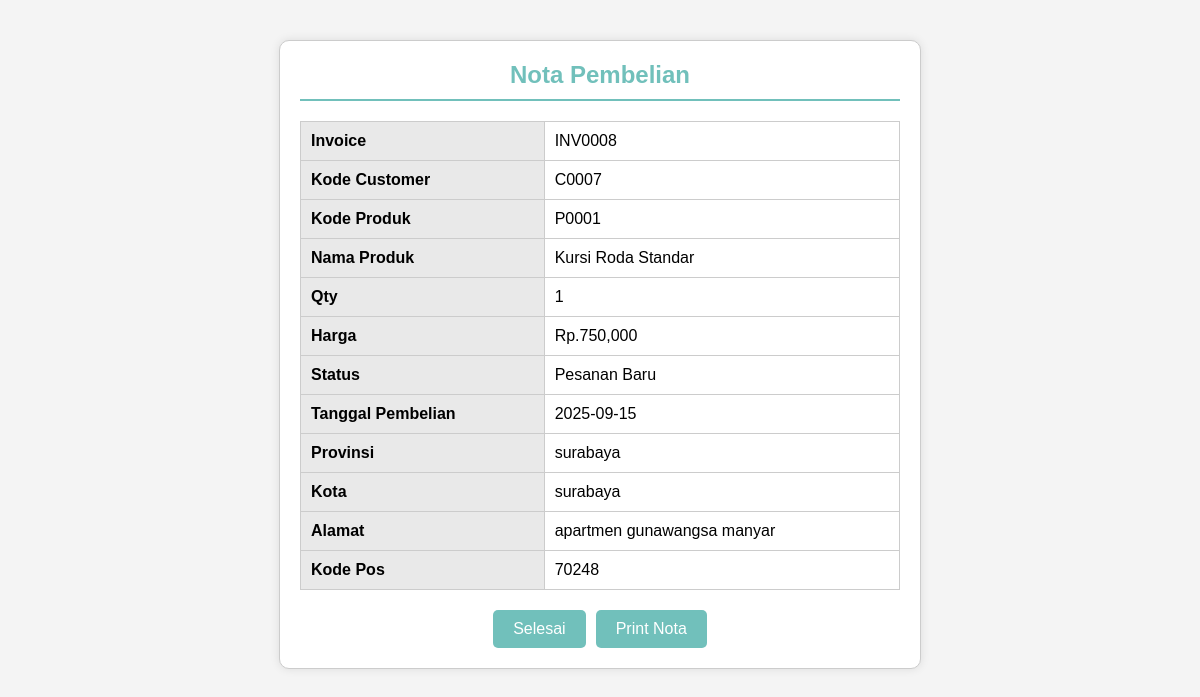
The page /proses/nota.php on the database as committed earlier.
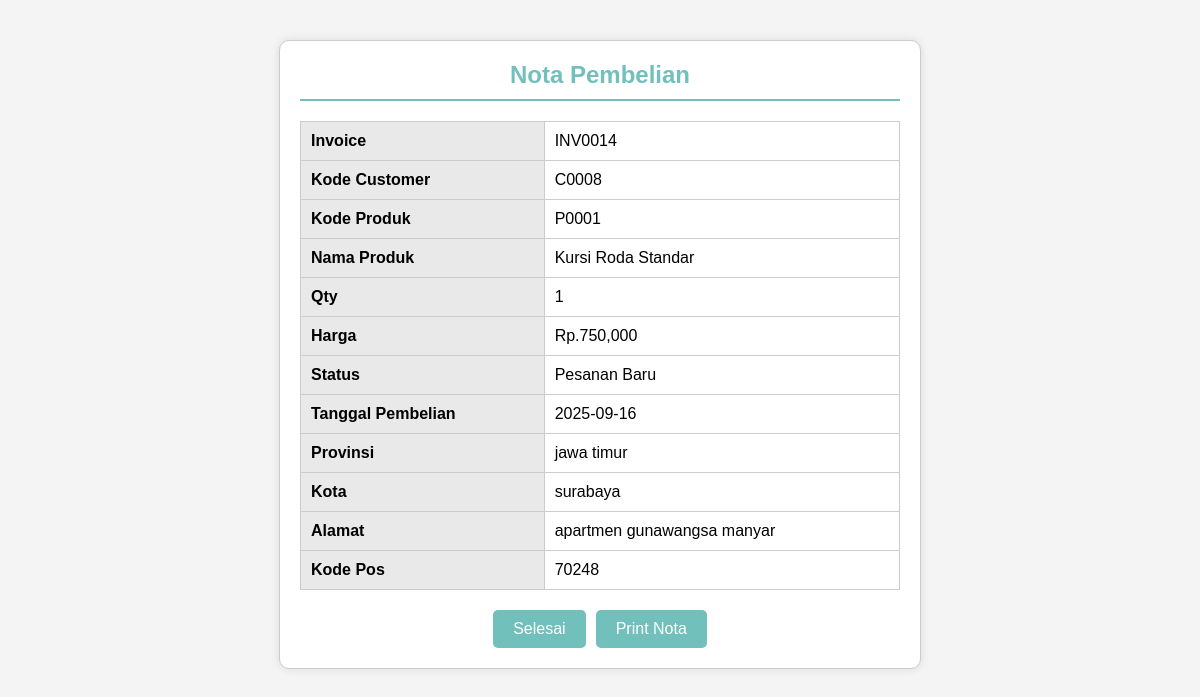
The same page on the database as committed later.
### tables this page shows
CREATE TABLE `pesanan` (
  `id_order` int(11) NOT NULL AUTO_INCREMENT,
  `invoice` varchar(200) NOT NULL,
  `email_pembeli` varchar(255) DEFAULT NULL,
  `kode_customer` varchar(200) NOT NULL,
  `kode_produk` varchar(200) NOT NULL,
  `nama_produk` varchar(200) NOT NULL,
  `qty` int(11) NOT NULL,
  `harga` int(11) NOT NULL,
  `status` varchar(200) NOT NULL,
  `tanggal` date NOT NULL,
  `provinsi` varchar(200) NOT NULL,
  `kota` varchar(200) NOT NULL,
  `alamat` varchar(200) NOT NULL,
  `kode_pos` varchar(200) NOT NULL,
  `terima` varchar(200) NOT NULL,
  `tolak` varchar(200) NOT NULL,
  `cek` int(11) NOT NULL,
  PRIMARY KEY (`id_order`)
);

### proses/nota.php (the view, shortened to what this page needs)
<?php
include '../koneksi/koneksi.php';
$query = mysqli_query($conn, "SELECT * FROM pesanan ORDER BY invoice DESC LIMIT 1");
$nota = null;
if (mysqli_num_rows($query) > 0) {
    $nota = mysqli_fetch_assoc($query);
}
?>
<!DOCTYPE html>
<html lang="id">
<head>
</head>
<body>
    <div class="container">
        <?php if ($nota) : ?>
            <div class="header">
                <h2>Nota Pembelian</h2>
            </div>
            <div class="invoice-details">
                <table>
                    <tr>
                        <th>Invoice</th>
                        <td><?= $nota['invoice']; ?></td>
                    </tr>
                    <tr>
                        <th>Kode Customer</th>
                        <td><?= $nota['kode_customer']; ?></td>
                    </tr>
                    <tr>
                        <th>Kode Produk</th>
                        <td><?= $nota['kode_produk']; ?></td>
                    </tr>
                    <tr>
                        <th>Nama Produk</th>
                        <td><?= $nota['nama_produk']; ?></td>
                    </tr>
                    <tr>
                        <th>Qty</th>
                        <td><?= $nota['qty']; ?></td>
                    </tr>
                    <tr>
                        <th>Harga</th>
                        <td>Rp.<?= number_format($nota['harga']); ?></td>
                    </tr>
                    <tr>
                        <th>Status</th>
                        <td><?= $nota['status']; ?></td>
                    </tr>
                    <tr>
                        <th>Tanggal Pembelian</th>
                        <td><?= $nota['tanggal']; ?></td>
                    </tr>
                    <tr>
                        <th>Provinsi</th>
                        <td><?= $nota['provinsi']; ?></td>
                    </tr>
                    <tr>
                        <th>Kota</th>
                        <td><?= $nota['kota']; ?></td>
                    </tr>
                    <tr>
                        <th>Alamat</th>
                        <td><?= $nota['alamat']; ?></td>
                    </tr>
                    <tr>
                        <th>Kode Pos</th>
                        <td><?= $nota['kode_pos']; ?></td>
                    </tr>
                </table>
            </div>
            <div class="actions">
                <a href="../Selesai.php" class="btn">Selesai</a>
                <button onclick="window.print()" class="btn">Print Nota</button>
            </div>
        <?php endif; ?>
    </div>
</body>
</html>

Rows that differ between the two databases and show on the page:
no longer on this page (row edited): pesanan: invoice "INV0008", kode_customer "C0007", kode_produk "P0001", nama_produk "Kursi Roda Standar", qty "1", harga "750,000", status "Pesanan Baru", tanggal "2025-09-15", provinsi "surabaya", kota "surabaya", alamat "apartmen gunawangsa manyar", kode_pos "70248"
added pesanan: invoice "INV0014", kode_customer "C0008", kode_produk "P0001", nama_produk "Kursi Roda Standar", qty "1", harga "750,000", status "Pesanan Baru", tanggal "2025-09-16", provinsi "jawa timur", kota "surabaya", alamat "apartmen gunawangsa manyar", kode_pos "70248"
